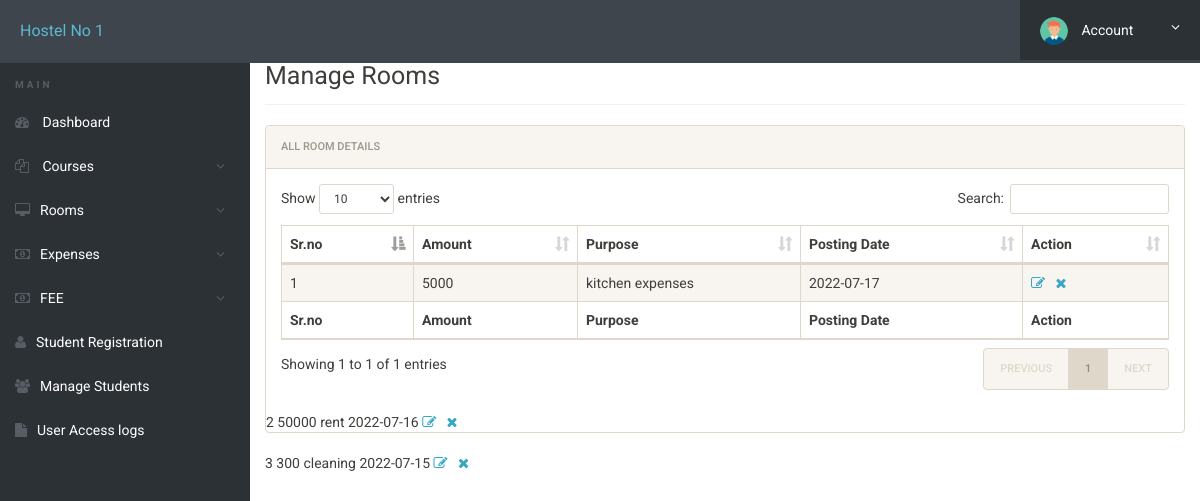
Before: /manage-expenses.php?year=22&month=07&i=true (signed in) with the older database file.
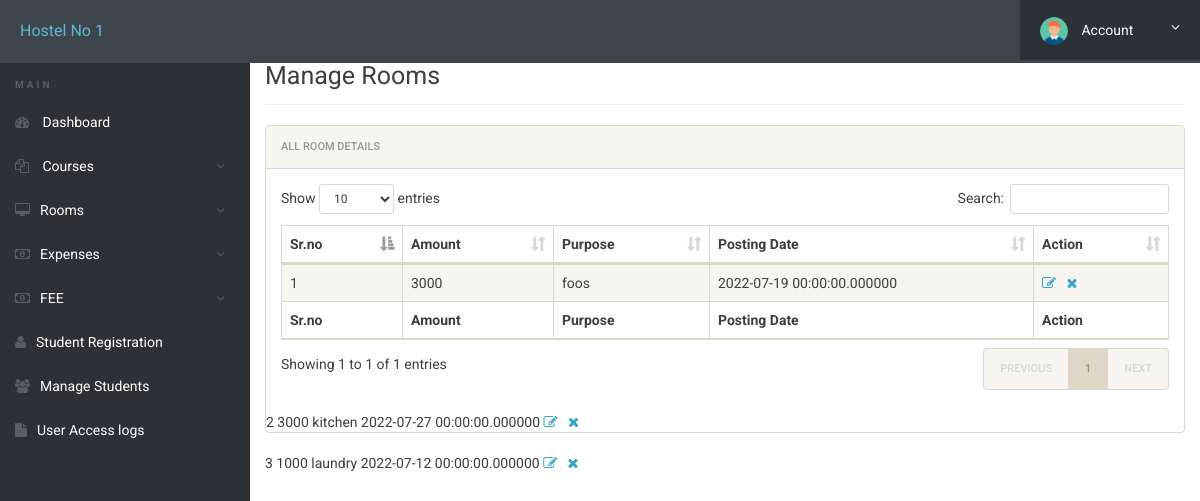
After: the same page with the newer database file.
### tables this page shows
CREATE TABLE `expenses` (
  `no` int(11) NOT NULL,
  `date` datetime(6) DEFAULT NULL,
  `amount` varchar(50) NOT NULL,
  `purpose` varchar(100) NOT NULL
);

### manage-expenses.php (the view, shortened to what this page needs)
<?php
include('includes/config.php');
?>
<!doctype html>
<html lang="en" class="no-js">
<head>
	<link rel="stylesheet" href="css/font-awesome.min.css">
	<link rel="stylesheet" href="css/bootstrap.min.css">
	<link rel="stylesheet" href="css/dataTables.bootstrap.min.css">
	<link rel="stylesheet" href="css/bootstrap-social.css">
	<link rel="stylesheet" href="css/bootstrap-select.css">
	<link rel="stylesheet" href="css/fileinput.min.css">
	<link rel="stylesheet" href="css/awesome-bootstrap-checkbox.css">
	<link rel="stylesheet" href="css/style.css">
</head>
<body>
	<?php include('includes/header.php');?>
	<div class="ts-main-content">
			<?php include('includes/sidebar.php');?>
		<div class="content-wrapper">
			<div class="container-fluid">
				<div class="row">
					<div class="col-md-12">
						<h2 class="page-title" style="margin-top: 4%">Manage Rooms</h2>
						<div class="panel panel-default">
							<div class="panel-heading">All Room Details</div>
	 <?php
if(isset($_GET['i']))
{?>
<div class="panel-body">
								<table id="zctb" class="display table table-striped table-bordered table-hover" cellspacing="0" width="100%">
	<thead>
									   <tr>
										   <th>Sr.no</th>
										   <th>Amount</th>
										   <th>Purpose </th>
										   <th>Posting Date  </th>
										   <th>Action</th>
									   </tr>
								   </thead>
								   <tfoot>
									   <tr>
										   <th>Sr.no</th>
										   <th>Amount</th>
										   <th>Purpose </th>
										   <th>Posting Date  </th>
										   <th>Action</th>
									   </tr>
								   </tfoot>
								   <tbody>
<?php
	$year=$_GET['year'];
	$month=$_GET['month'];
	$ystart= date("Y-m-d h:i:sa",mktime(00,00,00,$month,1,$year));
	$yend=   date("Y-m-d h:i:sa",mktime(00,59,59,$month,31,$year));
	$sql="SELECT *
	FROM expenses WHERE date BETWEEN '" . $ystart . "' AND '" . $yend . "' ORDER by no DESC";
	$result = $mysqli->query($sql);
$cnt=1;
while($row=$result->fetch_object())
	  {
	  	?>
<tr><td><?php echo $cnt;;?></td>
<td><?php echo $row->amount;?></td>
<td><?php echo $row->purpose;?></td>
<td><?php echo $row->date;?></td>
<td><a href="edit-expense.php?no=<?php echo $row->no;?>"><i class="fa fa-edit"></i></a>&nbsp;&nbsp;
<a href="manage-expenses.php?del=<?php echo $row->no;?>" onclick="return confirm("Do you want to delete");"><i class="fa fa-close"></i></a></td>
										</tr>
										</tbody>
								</table>
								</div>
									<?php
$cnt=$cnt+1;
									 }}
	?>
						</div>
					</div>
				</div>
			</div>
</body>
</html>

### includes/header.php (shortened to what this page needs)
<div class="brand clearfix">
		<a href="dashboard.php" class="logo" style="font-size:16px;">Hostel No 1</a>
		<ul class="ts-profile-nav">
			<li class="ts-account">
				<a href="#"><img src="img/ts-avatar.jpg" class="ts-avatar hidden-side" alt=""> Account <i class="fa fa-angle-down hidden-side"></i></a>
			</li>
		</ul>
	</div>

### includes/sidebar.php (shortened to what this page needs)
<nav class="ts-sidebar">
	<ul class="ts-sidebar-menu">
		<li class="ts-label">Main</li>
		<li><a href="dashboard.php"><i class="fa fa-dashboard"></i> Dashboard</a></li>
		<li><a href="#"><i class="fa fa-files-o"></i> Courses</a>
		</li>
		<li><a href="#"><i class="fa fa-desktop"></i>Rooms</a>
		</li>
		<li><a href="#"><i class="fa fa-money"></i>Expenses</a>
		</li>
		<li><a href="#"><i class="fa fa-money"></i>FEE</a>
		</li>
		<li><a href="registration.php"><i class="fa fa-user"></i>Student Registration</a></li>
		<li><a href="manage-students.php"><i class="fa fa-users"></i>Manage Students</a></li>
		<li><a href="access-log.php"><i class="fa fa-file"></i>User Access logs</a></li>
</nav>

### css/style.css (style rules this page uses)
html { font-size: 14px; }
@media only screen and (min-width: 480px) { html { font-size: 17px; } }
@media only screen and (min-width: 768px) { html { font-size: 14px; } }
body { font-size: 1em; }
a { color: #37a6c4; }
.panel { overflow: hidden; }
ul, li { margin: 0; padding: 0; list-style: none; }
.page-title { padding-bottom: 15px; margin-bottom: 20px; border-bottom: 1px solid #f0f0f0; }
.brand { background: #3e454c; position: relative; z-index: 3; position: fixed; width: 100%; top: 0; }
.brand .logo { box-sizing: border-box; padding: 20px; float: left; display: block; width: 200px; }
@media only screen and (min-width: 992px) { .brand .logo { width: 250px; } }
.brand .ts-profile-nav { float: right; display: none; }
.brand .ts-profile-nav li { float: left; position: relative; }
.brand .ts-profile-nav li a { display: block; padding: 20px; color: #fff; }
.brand .ts-profile-nav .ts-account .fa-angle-down { float: right; }
.brand .ts-profile-nav .ts-account > a { width: 180px; background: #2c3136; }
.brand .ts-profile-nav .ts-account .ts-avatar { border-radius: 50%; height: 28px; margin: -10px 0; margin-right: 10px; }
@media only screen and (min-width: 992px) { .brand .ts-profile-nav { display: block; } }
.ts-sidebar { background: #2c3136; max-height: 0; transition: max-height 0.3s; overflow: hidden; position: fixed; z-index: 2; width: 100%; bottom: 0; top: 60px; overflow-y: auto; }
@media only screen and (min-width: 992px) { .ts-sidebar { max-height: 100%; bottom: 0; } }
.ts-sidebar-menu .ts-label { color: #585c64; font-weight: bold; padding: 8px 15px; text-transform: uppercase; font-size: 10px; letter-spacing: 3px; margin-top: 10px; }
.ts-sidebar-menu a { display: block; text-decoration: none; padding: 12px 15px; color: #fff; }
.ts-sidebar-menu li { position: relative; }
.ts-sidebar-menu li i { color: #585c64; margin-right: 10px; }
.ts-main-content .content-wrapper { padding-top: 15px; margin-top: 10px; }
@media only screen and (min-width: 992px) { .ts-main-content .ts-sidebar { width: 250px; float: left; } }
@media only screen and (min-width: 992px) { .ts-main-content .content-wrapper { margin-left: 250px; } }

Changed rows visible on the page:
removed expenses: amount "5000", purpose "kitchen expenses", date "2022-07-17"
removed expenses: amount "50000", purpose "rent", date "2022-07-16"
removed expenses: amount "300", purpose "cleaning", date "2022-07-15"
added expenses: amount "3000", purpose "foos", date "2022-07-19 00:00:00.000000"
added expenses: amount "3000", purpose "kitchen", date "2022-07-27 00:00:00.000000"
added expenses: amount "1000", purpose "laundry", date "2022-07-12 00:00:00.000000"
